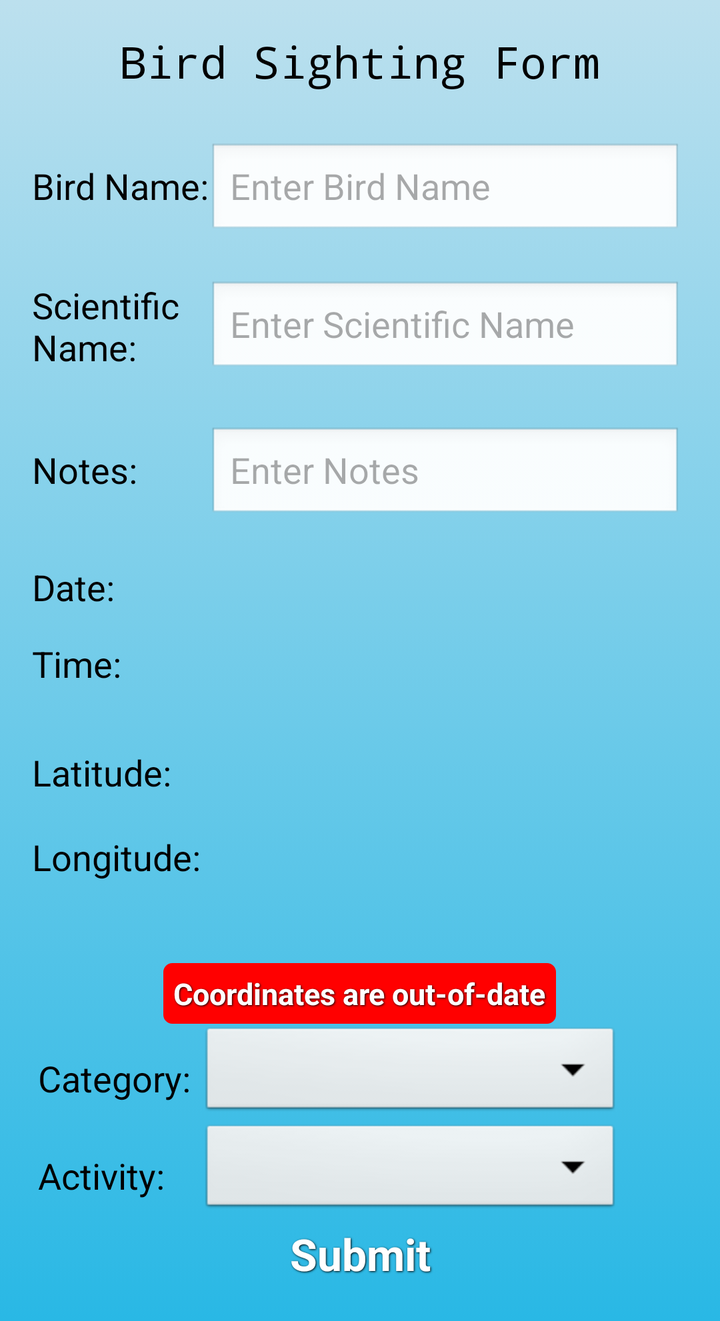
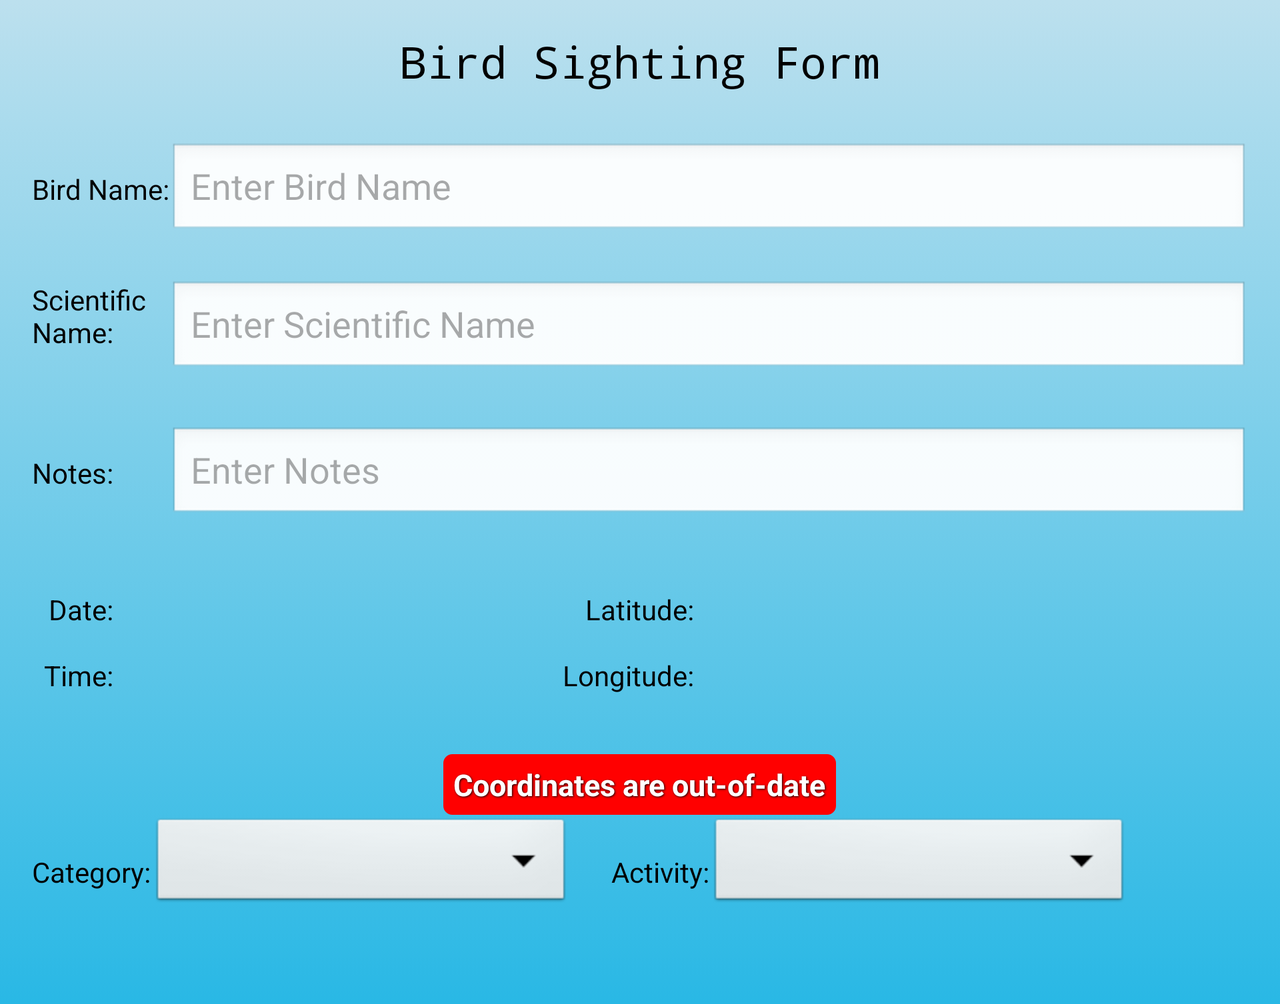

The same Android screen from two of the app's own layout files: first res/layout/ as a phone draws it, then the repository's variant for another configuration, drawn on a device whose configuration selects that folder. Both files follow.
<!-- AndroidManifest.xml: application theme AppTheme -->
<!-- res/layout/activity_bird_form.xml -->
<ScrollView xmlns:android="http://schemas.android.com/apk/res/android"
    xmlns:tools="http://schemas.android.com/tools"
    android:id="@+id/ScrollView01"
    android:layout_width="match_parent"
    android:layout_height="wrap_content"
    android:fillViewport="true"
    android:focusable="true"
    android:focusableInTouchMode="true" >

    <RelativeLayout
        android:layout_width="match_parent"
        android:layout_height="wrap_content"
        android:background="@drawable/form_background"
        android:paddingBottom="@dimen/activity_vertical_margin"
        android:paddingLeft="@dimen/activity_horizontal_margin"
        android:paddingRight="@dimen/activity_horizontal_margin"
        android:paddingTop="@dimen/activity_vertical_margin"
        tools:context=".BirdFormActivity" >

        <TextView
            android:id="@+id/formTitle"
            android:layout_width="wrap_content"
            android:layout_height="wrap_content"
            android:layout_alignParentTop="true"
            android:layout_centerHorizontal="true"
            android:text="@string/formTitle"
            android:textColor="#000000"
            android:textSize="22sp"
            android:typeface="monospace" />

        <EditText
            android:id="@+id/common_name_edit_text"
            style="@style/textHintColor"
            android:layout_width="wrap_content"
            android:layout_height="wrap_content"
            android:layout_alignRight="@+id/submit_button"
            android:layout_below="@+id/formTitle"
            android:layout_marginTop="26dp"
            android:layout_toRightOf="@+id/common_name_text_view"
            android:ems="10"
            android:hint="@string/birdNameHint"
            android:inputType="textPersonName"
            android:maxLength="55" >

            <requestFocus />
        </EditText>

        <TextView
            android:id="@+id/scientific_name_text_view"
            style="@style/textColor"
            android:layout_width="wrap_content"
            android:layout_height="wrap_content"
            android:layout_alignLeft="@+id/common_name_text_view"
            android:layout_below="@+id/common_name_edit_text"
            android:layout_marginTop="21dp"
            android:layout_toLeftOf="@+id/common_name_edit_text"
            android:text="@string/scientificName"
            android:textSize="18sp" />

        <EditText
            android:id="@+id/scientific_name_edit_text"
            style="@style/textHintColor"
            android:layout_width="wrap_content"
            android:layout_height="wrap_content"
            android:layout_alignLeft="@+id/common_name_edit_text"
            android:layout_alignRight="@+id/common_name_edit_text"
            android:layout_alignTop="@+id/scientific_name_text_view"
            android:ems="10"
            android:hint="@string/scientificNameHint"
            android:inputType="textPersonName"
            android:maxLength="55" />

        <EditText
            android:id="@+id/notes_edit_text"
            style="@style/textHintColor"
            android:layout_width="wrap_content"
            android:layout_height="wrap_content"
            android:layout_alignLeft="@+id/scientific_name_edit_text"
            android:layout_alignRight="@+id/scientific_name_edit_text"
            android:layout_below="@+id/scientific_name_edit_text"
            android:layout_marginTop="25dp"
            android:ems="10"
            android:hint="@string/notesHint"
            android:inputType="textMultiLine"
            android:maxLines="2"
            android:scrollbars="vertical" />

        <Button
            android:id="@+id/submit_button"
            style="@style/ButtonText"
            android:layout_width="wrap_content"
            android:layout_height="wrap_content"
            android:layout_alignParentLeft="true"
            android:layout_alignParentRight="true"
            android:layout_below="@+id/bird_acivity_dropdown"
            android:layout_centerHorizontal="true"
            android:layout_marginTop="10dp"
            android:background="@drawable/black_button"
            android:onClick="checkFieldsAndNotifyUserOfBlanksBeforeSubmission"
            android:text="@string/submitButtonText" />

        

        <TextView
            android:id="@+id/common_name_text_view"
            style="@style/textColor"
            android:layout_width="wrap_content"
            android:layout_height="wrap_content"
            android:layout_alignBaseline="@+id/common_name_edit_text"
            android:layout_alignBottom="@+id/common_name_edit_text"
            android:layout_alignParentLeft="true"
            android:text="@string/birdName"
            android:textSize="18sp" />

        <TextView
            android:id="@+id/noteText"
            style="@style/textColor"
            android:layout_width="wrap_content"
            android:layout_height="wrap_content"
            android:layout_alignBaseline="@+id/notes_edit_text"
            android:layout_alignBottom="@+id/notes_edit_text"
            android:layout_alignLeft="@+id/scientific_name_text_view"
            android:text="@string/noteText"
            android:textSize="18sp" />

        <TextView
            android:id="@+id/hour_edit_text"
            android:layout_width="wrap_content"
            android:layout_height="wrap_content"
            android:layout_alignLeft="@+id/date_time_edit_text"
            android:layout_alignTop="@+id/time_title"
            android:ems="10"
            android:maxLength="10"
            android:textSize="18sp" />

        <TextView
            android:id="@+id/activity_text"
            style="@style/textColor"
            android:layout_width="wrap_content"
            android:layout_height="wrap_content"
            android:layout_alignLeft="@+id/category_text"
            android:layout_below="@+id/category_drop_down"
            android:layout_marginTop="15dp"
            android:text="@string/activityText"
            android:textSize="18sp" />

        

        <TextView
            android:id="@+id/longitude_text"
            style="@style/textColor"
            android:layout_width="wrap_content"
            android:layout_height="wrap_content"
            android:layout_alignLeft="@+id/noteText"
            android:layout_below="@+id/latitude_title"
            android:layout_marginTop="18dp"
             android:layout_marginBottom="18dp"
            android:text="@string/longitudeTitle"
            android:textSize="18sp" />

        <TextView
            android:id="@+id/latitude_edit_text"
            android:layout_width="wrap_content"
            android:layout_height="wrap_content"
            android:layout_alignLeft="@+id/notes_edit_text"
            android:layout_alignRight="@+id/refresh_button"
            android:layout_below="@+id/hour_edit_text"
            android:layout_marginTop="30dp"
            android:ems="10"
            android:maxLength="30"
            android:textSize="18sp" />

        <TextView
            android:id="@+id/longitude_edit_text"
            android:layout_width="wrap_content"
            android:layout_height="wrap_content"
            android:layout_alignLeft="@+id/latitude_edit_text"
            android:layout_alignRight="@+id/refresh_button"
            android:layout_alignTop="@+id/longitude_text"
            android:ems="10"
            android:maxLength="30"
            android:textSize="18sp" />

        <Button
            android:id="@+id/refresh_button"
            style="@style/CoordinateButtonText"
            android:layout_width="wrap_content"
            android:layout_height="wrap_content"
            android:layout_below="@+id/longitude_text"
            android:layout_centerHorizontal="true"
            android:layout_marginTop="23dp"
            android:background="@drawable/coordinate_button_red"
            android:text="@string/coordinateOutOfDate" />

        <TextView
            android:id="@+id/latitude_title"
            style="@style/textColor"
            android:layout_width="wrap_content"
            android:layout_height="wrap_content"
            android:layout_alignBaseline="@+id/latitude_edit_text"
            android:layout_alignBottom="@+id/latitude_edit_text"
            android:layout_alignLeft="@+id/longitude_text"
            android:text="@string/latitudeTitle"
            android:textSize="18sp" />

        <TextView
            android:id="@+id/time_title"
            style="@style/textColor"
            android:layout_width="wrap_content"
            android:layout_height="wrap_content"
            android:layout_alignLeft="@+id/latitude_title"
            android:layout_below="@+id/dateText"
            android:layout_marginTop="14dp"
            android:text="@string/timeText"
            android:textSize="18sp" />

        <TextView
            android:id="@+id/date_time_edit_text"
            android:layout_width="wrap_content"
            android:layout_height="wrap_content"
            android:layout_above="@+id/time_title"
            android:layout_alignRight="@+id/formTitle"
            android:ems="10"
            android:maxLength="11"
            android:textSize="18sp" />

        <TextView
            android:id="@+id/dateText"
            style="@style/textColor"
            android:layout_width="wrap_content"
            android:layout_height="wrap_content"
            android:layout_alignLeft="@+id/noteText"
            android:layout_below="@+id/notes_edit_text"
            android:layout_marginTop="20dp"
            android:text="@string/dateText"
            android:textSize="18sp" />

        <Spinner
            android:id="@+id/category_drop_down"
            android:layout_width="210dp"
            android:layout_height="wrap_content"
            android:layout_below="@+id/refresh_button"
            android:layout_toRightOf="@+id/longitude_text"
            android:prompt="@string/categoryPrompt"
            android:spinnerMode="dialog" />

        <Spinner
            android:id="@+id/bird_acivity_dropdown"
            android:layout_width="210dp"
            android:layout_height="wrap_content"
            android:layout_below="@+id/category_drop_down"
            android:layout_toRightOf="@+id/longitude_text"
            android:prompt="@string/activityPrompt"
            android:spinnerMode="dialog" />

        <TextView
            android:id="@+id/category_text"
            style="@style/textColor"
            android:layout_width="wrap_content"
            android:layout_height="wrap_content"
            android:layout_alignLeft="@+id/submit_button"
            android:layout_alignTop="@+id/category_drop_down"
            android:layout_marginTop="15dp"
            android:text="@string/categoryText"
            android:textSize="18sp" />

    </RelativeLayout>

</ScrollView>
<!-- resources referenced by this layout -->
<resources>
  <dimen name="activity_horizontal_margin">16dp</dimen>
  <dimen name="activity_vertical_margin">16dp</dimen>
  <!-- drawable form_background (drawable-hdpi) -->
  <?xml version="1.0" encoding="utf-8"?>
  <selector xmlns:android="http://schemas.android.com/apk/res/android">
  <item>
      <shape>
          <gradient
              android:angle="90"
              android:startColor="#29b8e5"
           
              android:endColor="#bce0ee"
              android:type="linear" />
      </shape>
  </item>
  </selector>
  <string name="activityPrompt">Select the Observed Activity</string>
  <string name="activityText">Activity:</string>
  <string name="birdName">Bird Name:</string>
  <string name="birdNameHint">Enter Bird Name</string>
  <string name="categoryPrompt">Select the Desired Category</string>
  <string name="categoryText">Category:</string>
  <string name="coordinateOutOfDate">Coordinates are out-of-date</string>
  <string name="dateText">Date:</string>
  <string name="formTitle">Bird Sighting Form</string>
  <string name="latitudeTitle">Latitude:</string>
  <string name="longitudeTitle">Longitude:</string>
  <string name="noteText">Notes:</string>
  <string name="notesHint">Enter Notes</string>
  <string name="scientificName">Scientific Name:</string>
  <string name="scientificNameHint">Enter Scientific Name</string>
  <string name="submitButtonText">Submit</string>
  <string name="timeText">Time:</string>
  <style name="ButtonText">
          <item name="android:layout_width">fill_parent</item>
          <item name="android:layout_height">wrap_content</item>
          <item name="android:textColor">#ffffff</item>
          <item name="android:gravity">center</item>
          <item name="android:layout_margin">3dp</item>
          <item name="android:textSize">22sp</item>
          <item name="android:textStyle">bold</item>
          <item name="android:shadowColor">#000000</item>
          <item name="android:shadowDx">1</item>
          <item name="android:shadowDy">1</item>
          <item name="android:shadowRadius">2</item>
      </style>
  <style name="CoordinateButtonText">
          <item name="android:layout_width">wrap_content</item>
          <item name="android:layout_height">wrap_content</item>
          <item name="android:textColor">#ffffff</item>
          <item name="android:gravity">center</item>
          <item name="android:layout_marginTop">30dp</item>
          <item name="android:textSize">15sp</item>
          <item name="android:textStyle">bold</item>
          <item name="android:shadowColor">#000000</item>
          <item name="android:shadowDx">1</item>
          <item name="android:shadowDy">1</item>
          <item name="android:shadowRadius">2</item>
      </style>
  <style name="textColor">
          <item name="android:textColor">#000000</item>
      </style>
  <style name="textHintColor">
          <item name="android:textColorHint">#55000000</item>
      </style>
  <style name="AppTheme" parent="AppBaseTheme">
          
      </style>
  <style name="AppBaseTheme" parent="android:Theme.Light">
          
      </style>
</resources>
<!-- res/layout-land/activity_bird_form.xml (the repository's variant of the layout above) -->
<!-- drawn on the phone turned sideways -->
<?xml version="1.0" encoding="utf-8"?>
<ScrollView xmlns:android="http://schemas.android.com/apk/res/android"
    xmlns:tools="http://schemas.android.com/tools"
    android:id="@+id/ScrollView02"
    android:layout_width="match_parent"
    android:layout_height="wrap_content"
    android:fillViewport="true"
    android:focusable="true"
    android:focusableInTouchMode="true" >

    <RelativeLayout
        android:layout_width="match_parent"
        android:layout_height="wrap_content"
        android:background="@drawable/form_background"
        android:paddingBottom="@dimen/activity_vertical_margin"
        android:paddingLeft="@dimen/activity_horizontal_margin"
        android:paddingRight="@dimen/activity_horizontal_margin"
        android:paddingTop="@dimen/activity_vertical_margin"
         >

        <TextView
            android:id="@+id/formTitle"
            android:layout_width="wrap_content"
            android:layout_height="wrap_content"
            android:layout_alignParentTop="true"
            android:layout_centerHorizontal="true"
            android:text="@string/formTitle"
            android:textColor="#000000"
            android:textSize="22sp"
            android:typeface="monospace" />

        <EditText
            android:id="@+id/common_name_edit_text"
            style="@style/textHintColor"
            android:layout_width="match_parent"
            android:layout_height="wrap_content"
            android:layout_below="@+id/formTitle"
            android:layout_marginTop="26dp"
            android:layout_toRightOf="@+id/scientificName"
            android:ems="10"
            android:hint="@string/birdNameHint"
            android:inputType="textPersonName"
            android:maxLength="55" />

        <TextView
            android:id="@+id/birdName"
            style="@style/textColor"
            android:layout_width="wrap_content"
            android:layout_height="wrap_content"
            android:layout_alignLeft="@+id/scientificName"
            android:layout_below="@+id/common_name_edit_text"
            android:layout_marginTop="21dp"
            android:layout_toLeftOf="@+id/common_name_edit_text"
            android:text="@string/scientificName"
            android:textSize="@dimen/formTextSize" />

        <EditText
            android:id="@+id/scientific_name_edit_text"
            style="@style/textHintColor"
            android:layout_width="wrap_content"
            android:layout_height="wrap_content"
            android:layout_alignLeft="@+id/common_name_edit_text"
            android:layout_alignRight="@+id/common_name_edit_text"
            android:layout_alignTop="@+id/birdName"
            android:ems="10"
            android:hint="@string/scientificNameHint"
            android:inputType="textPersonName"
            android:maxLength="55" />

        <EditText
            android:id="@+id/notes_edit_text"
            style="@style/textHintColor"
            android:layout_width="wrap_content"
            android:layout_height="wrap_content"
            android:layout_alignLeft="@+id/scientific_name_edit_text"
            android:layout_alignRight="@+id/scientific_name_edit_text"
            android:layout_below="@+id/scientific_name_edit_text"
            android:layout_marginTop="25dp"
            android:ems="10"
            android:hint="@string/notesHint"
            android:inputType="textMultiLine"
            android:maxLines="2"
            android:scrollbars="vertical" />

        <TextView
            android:id="@+id/scientificName"
            style="@style/textColor"
            android:layout_width="wrap_content"
            android:layout_height="wrap_content"
            android:layout_alignBaseline="@+id/common_name_edit_text"
            android:layout_alignBottom="@+id/common_name_edit_text"
            android:layout_alignParentLeft="true"
            android:text="@string/birdName"
            android:textSize="@dimen/formTextSize" />

        <TextView
            android:id="@+id/noteText"
            style="@style/textColor"
            android:layout_width="wrap_content"
            android:layout_height="wrap_content"
            android:layout_alignBaseline="@+id/notes_edit_text"
            android:layout_alignBottom="@+id/notes_edit_text"
            android:layout_alignLeft="@+id/birdName"
            android:text="@string/noteText"
            android:textSize="@dimen/formTextSize" />

        <TextView
            android:id="@+id/time_title"
            style="@style/textColor"
            android:layout_width="wrap_content"
            android:layout_height="wrap_content"
            android:layout_alignRight="@+id/dateText"
            android:layout_below="@+id/date_time_edit_text"
            android:layout_marginTop="14dp"
            android:text="@string/timeText"
            android:textSize="@dimen/formTextSize" />

        <TextView
            android:id="@+id/date_time_edit_text"
            android:layout_width="wrap_content"
            android:layout_height="wrap_content"
            android:layout_alignLeft="@+id/category_drop_down"
            android:layout_alignTop="@+id/dateText"
            android:textSize="@dimen/formTextSize" />

        <TextView
            android:id="@+id/dateText"
            style="@style/textColor"
            android:layout_width="wrap_content"
            android:layout_height="wrap_content"
            android:layout_alignRight="@+id/noteText"
            android:layout_below="@+id/notes_edit_text"
            android:layout_marginTop="34dp"
            android:text="@string/dateText"
            android:textSize="@dimen/formTextSize" />

        <TextView
            android:id="@+id/hour_edit_text"
            android:layout_width="wrap_content"
            android:layout_height="wrap_content"
            android:layout_alignLeft="@+id/date_time_edit_text"
            android:layout_alignTop="@+id/time_title"
            android:ems="10"
            android:textSize="@dimen/formTextSize" />

        <TextView
            android:id="@+id/latitude_edit_text"
            android:layout_width="wrap_content"
            android:layout_height="wrap_content"
            android:layout_below="@+id/notes_edit_text"
            android:layout_toRightOf="@id/latitude_title"
            android:layout_alignBaseline="@+id/dateText"
            android:layout_marginLeft="20dp"
            android:ems="10"
            android:textSize="@dimen/formTextSize" />
        
        <TextView
            android:id="@+id/longitude_edit_text"
            android:layout_width="wrap_content"
            android:layout_height="wrap_content"
            android:layout_alignBaseline="@id/time_title"
            android:layout_alignLeft="@+id/latitude_edit_text"
            android:layout_toRightOf="@+id/longitude_text"
            android:ems="10"
            android:textSize="@dimen/formTextSize" />
        
        <TextView
            android:id="@+id/latitude_title"
            style="@style/textColor"
            android:layout_width="wrap_content"
            android:layout_height="wrap_content"
            android:layout_alignBaseline="@+id/date_time_edit_text"
            android:layout_alignBottom="@+id/date_time_edit_text"
            android:layout_centerHorizontal="true"
            android:text="@string/latitudeTitle"
            android:textSize="@dimen/formTextSize" />

        <TextView
            android:id="@+id/longitude_text"
            style="@style/textColor"
            android:layout_width="wrap_content"
            android:layout_height="wrap_content"
            android:layout_below="@+id/latitude_title"
            android:layout_alignBaseline="@+id/time_title"
            android:layout_alignRight="@+id/latitude_title"
            android:text="@string/longitudeTitle"
            android:textSize="@dimen/formTextSize" />

        <Button
            android:id="@+id/refresh_button"
            style="@style/CoordinateButtonText"
            android:layout_width="wrap_content"
            android:layout_height="wrap_content"
            android:layout_below="@+id/longitude_text"
            android:layout_centerHorizontal="true"
            android:background="@drawable/coordinate_button_red"
            android:text="@string/coordinateOutOfDate" />

        <TextView
            android:id="@+id/activity_text"
            style="@style/textColor"
            android:layout_width="wrap_content"
            android:layout_height="wrap_content"
            android:layout_toRightOf="@+id/category_drop_down"
            android:layout_alignBaseline="@+id/category_text"
            android:layout_marginLeft="20dp"
            android:text="@string/activityText"
            android:textSize="@dimen/formTextSize" />

        <Spinner
            android:id="@+id/bird_acivity_dropdown"
            android:layout_width="210dp"
            android:layout_height="wrap_content"
            android:layout_below="@+id/refresh_button"
            android:layout_toRightOf="@+id/activity_text"
            android:layout_marginBottom="30dp"
            android:prompt="@string/activityPrompt"
            android:spinnerMode="dialog" />

        <TextView
            android:id="@+id/category_text"
            style="@style/textColor"
            android:layout_width="wrap_content"
            android:layout_height="wrap_content"
            android:layout_below="@+id/refresh_button"
            android:layout_marginTop="19dp"
            android:text="@string/categoryText"
            android:textSize="@dimen/formTextSize" />
        
        <Spinner
            android:id="@+id/category_drop_down"
            android:layout_width="210dp"
            android:layout_height="wrap_content"
            android:layout_below="@+id/refresh_button"
            android:layout_toRightOf="@+id/category_text"
            android:prompt="@string/categoryPrompt"
            android:spinnerMode="dialog" />

    </RelativeLayout>

</ScrollView>
<!-- resources referenced by the variant -->
<!-- as the phone turned sideways resolves them -->
<resources>
  <dimen name="activity_horizontal_margin">16dp</dimen>
  <dimen name="activity_vertical_margin">16dp</dimen>
  <!-- drawable coordinate_button_red (drawable-hdpi) -->
  <?xml version="1.0" encoding="utf-8"?>
  <selector xmlns:android="http://schemas.android.com/apk/res/android">
      <item android:state_pressed="true" >
          <shape>
              <solid
                  android:color="#FF0000" />
              <stroke
                  android:width="1dp"
                  android:color="#FF0000" />
              <corners
                  android:radius="3dp" />
              <padding
                  android:left="5dp"
                  android:top="5dp"
                  android:right="5dp"
                  android:bottom="5dp" />
          </shape>
      </item>
      <item>
          <shape>
              <gradient
                  android:startColor="#FF0000"
                  android:endColor="#FF0000"
                  android:angle="270" />
              <stroke
                  android:width="1dp"
                  android:color="#FF0000" />
              <corners
                  android:radius="4dp" />
              <padding
                  android:left="5dp"
                  android:top="5dp"
                  android:right="5dp"
                  android:bottom="5dp" />
          </shape>
      </item>
  </selector>
  <!-- drawable form_background (drawable-hdpi) -->
  <?xml version="1.0" encoding="utf-8"?>
  <selector xmlns:android="http://schemas.android.com/apk/res/android">
  <item>
      <shape>
          <gradient
              android:angle="90"
              android:startColor="#29b8e5"
           
              android:endColor="#bce0ee"
              android:type="linear" />
      </shape>
  </item>
  </selector>
  <string name="activityPrompt">Select the Observed Activity</string>
  <string name="activityText">Activity:</string>
  <string name="birdName">Bird Name:</string>
  <string name="birdNameHint">Enter Bird Name</string>
  <string name="categoryPrompt">Select the Desired Category</string>
  <string name="categoryText">Category:</string>
  <string name="coordinateOutOfDate">Coordinates are out-of-date</string>
  <string name="dateText">Date:</string>
  <string name="formTitle">Bird Sighting Form</string>
  <string name="latitudeTitle">Latitude:</string>
  <string name="longitudeTitle">Longitude:</string>
  <string name="noteText">Notes:</string>
  <string name="notesHint">Enter Notes</string>
  <string name="scientificName">Scientific Name:</string>
  <string name="scientificNameHint">Enter Scientific Name</string>
  <string name="timeText">Time:</string>
  <style name="CoordinateButtonText">
          <item name="android:layout_width">wrap_content</item>
          <item name="android:layout_height">wrap_content</item>
          <item name="android:textColor">#ffffff</item>
          <item name="android:gravity">center</item>
          <item name="android:layout_marginTop">30dp</item>
          <item name="android:textSize">15sp</item>
          <item name="android:textStyle">bold</item>
          <item name="android:shadowColor">#000000</item>
          <item name="android:shadowDx">1</item>
          <item name="android:shadowDy">1</item>
          <item name="android:shadowRadius">2</item>
      </style>
  <style name="textColor">
          <item name="android:textColor">#000000</item>
      </style>
  <style name="textHintColor">
          <item name="android:textColorHint">#55000000</item>
      </style>
  <style name="AppTheme" parent="AppBaseTheme">
          
      </style>
  <style name="AppBaseTheme" parent="android:Theme.Light">
          
      </style>
</resources>
